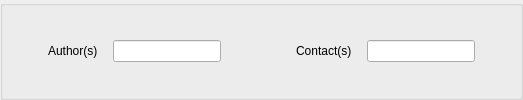
              <widget class="QGroupBox" name="groupBox_5">
               <property name="title">
                <string/>
               </property>
               <layout class="QHBoxLayout" name="horizontalLayout_39">
                <property name="margin">
                 <number>5</number>
                </property>
                <item>
                 <layout class="QHBoxLayout" name="horizontalLayout_40">
                  <item>
                   <spacer name="horizontalSpacer_15">
                    <property name="orientation">
                     <enum>Qt::Horizontal</enum>
                    </property>
                    <property name="sizeHint" stdset="0">
                     <size>
                      <width>40</width>
                      <height>20</height>
                     </size>
                    </property>
                   </spacer>
                  </item>
                  <item>
                   <layout class="QVBoxLayout" name="verticalLayout_12">
                    <property name="spacing">
                     <number>5</number>
                    </property>
                    <item>
                     <layout class="QHBoxLayout" name="horizontalLayout_41">
                      <item>
                       <layout class="QHBoxLayout" name="horizontalLayout_42">
                        <property name="spacing">
                         <number>15</number>
                        </property>
                        <item>
                         <widget class="QLabel" name="label_26">
                          <property name="text">
                           <string>Author(s)</string>
                          </property>
                         </widget>
                        </item>
                        <item>
                         <widget class="QLineEdit" name="lnedAuthor"/>
                        </item>
                       </layout>
                      </item>
                      <item>
                       <spacer name="horizontalSpacer_16">
                        <property name="orientation">
                         <enum>Qt::Horizontal</enum>
                        </property>
                        <property name="sizeType">
                         <enum>QSizePolicy::Preferred</enum>
                        </property>
                        <property name="sizeHint" stdset="0">
                         <size>
                          <width>70</width>
                          <height>20</height>
                         </size>
                        </property>
                       </spacer>
                      </item>
                      <item>
                       <layout class="QHBoxLayout" name="horizontalLayout_43">
                        <property name="spacing">
                         <number>15</number>
                        </property>
                        <item>
                         <widget class="QLabel" name="label_27">
                          <property name="text">
                           <string>Contact(s)</string>
                          </property>
                         </widget>
                        </item>
                        <item>
                         <widget class="QLineEdit" name="lnedContact"/>
                        </item>
                       </layout>
                      </item>
                     </layout>
                    </item>
                   </layout>
                  </item>
                  <item>
                   <spacer name="horizontalSpacer_20">
                    <property name="orientation">
                     <enum>Qt::Horizontal</enum>
                    </property>
                    <property name="sizeHint" stdset="0">
                     <size>
                      <width>40</width>
                      <height>20</height>
                     </size>
                    </property>
                   </spacer>
                  </item>
                 </layout>
                </item>
               </layout>
              </widget>
